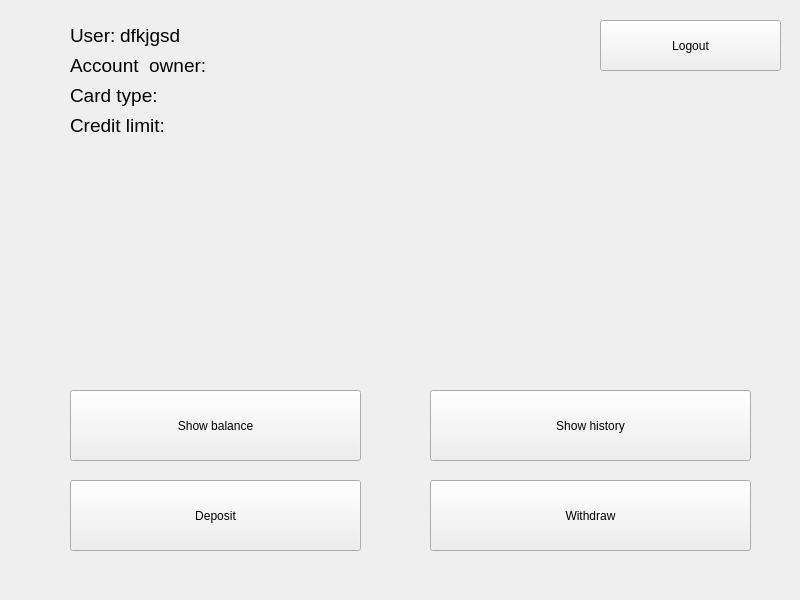
<?xml version="1.0" encoding="UTF-8"?>
<ui version="4.0">
 <class>MainWindow</class>
 <widget class="QMainWindow" name="MainWindow">
  <property name="geometry">
   <rect>
    <x>0</x>
    <y>0</y>
    <width>800</width>
    <height>600</height>
   </rect>
  </property>
  <property name="windowTitle">
   <string>MainWindow</string>
  </property>
  <widget class="QWidget" name="centralwidget">
   <widget class="QStackedWidget" name="stackedWidget">
    <property name="geometry">
     <rect>
      <x>0</x>
      <y>0</y>
      <width>801</width>
      <height>581</height>
     </rect>
    </property>
    <property name="currentIndex">
     <number>2</number>
    </property>
    <widget class="QWidget" name="page_login">
     <widget class="QLineEdit" name="lineEdit_cardNumber">
      <property name="geometry">
       <rect>
        <x>230</x>
        <y>320</y>
        <width>341</width>
        <height>51</height>
       </rect>
      </property>
     </widget>
     <widget class="QLineEdit" name="lineEdit_cardPin">
      <property name="geometry">
       <rect>
        <x>230</x>
        <y>400</y>
        <width>341</width>
        <height>51</height>
       </rect>
      </property>
      <property name="echoMode">
       <enum>QLineEdit::Password</enum>
      </property>
     </widget>
     <widget class="QPushButton" name="pushButtonLogin">
      <property name="geometry">
       <rect>
        <x>230</x>
        <y>490</y>
        <width>341</width>
        <height>51</height>
       </rect>
      </property>
      <property name="font">
       <font>
        <pointsize>14</pointsize>
       </font>
      </property>
      <property name="text">
       <string>Login</string>
      </property>
     </widget>
     <widget class="QLabel" name="label">
      <property name="geometry">
       <rect>
        <x>230</x>
        <y>290</y>
        <width>341</width>
        <height>31</height>
       </rect>
      </property>
      <property name="font">
       <font>
        <pointsize>14</pointsize>
       </font>
      </property>
      <property name="text">
       <string>Card number</string>
      </property>
      <property name="textFormat">
       <enum>Qt::AutoText</enum>
      </property>
     </widget>
     <widget class="QLabel" name="label_2">
      <property name="geometry">
       <rect>
        <x>230</x>
        <y>370</y>
        <width>341</width>
        <height>31</height>
       </rect>
      </property>
      <property name="font">
       <font>
        <pointsize>14</pointsize>
       </font>
      </property>
      <property name="text">
       <string>Pin code</string>
      </property>
      <property name="textFormat">
       <enum>Qt::AutoText</enum>
      </property>
     </widget>
     <widget class="QLabel" name="label_loginStatus">
      <property name="geometry">
       <rect>
        <x>230</x>
        <y>450</y>
        <width>341</width>
        <height>41</height>
       </rect>
      </property>
      <property name="font">
       <font>
        <pointsize>14</pointsize>
       </font>
      </property>
      <property name="text">
       <string/>
      </property>
     </widget>
    </widget>
    <widget class="QWidget" name="page_selectCardType">
     <widget class="QPushButton" name="pushButtonSelectDebit">
      <property name="geometry">
       <rect>
        <x>200</x>
        <y>470</y>
        <width>401</width>
        <height>71</height>
       </rect>
      </property>
      <property name="text">
       <string>Credit</string>
      </property>
     </widget>
     <widget class="QPushButton" name="pushButtonSelectCredit">
      <property name="geometry">
       <rect>
        <x>200</x>
        <y>370</y>
        <width>401</width>
        <height>71</height>
       </rect>
      </property>
      <property name="text">
       <string>Debit</string>
      </property>
     </widget>
    </widget>
    <widget class="QWidget" name="page_main">
     <widget class="QPushButton" name="pushButton_main_balance">
      <property name="geometry">
       <rect>
        <x>70</x>
        <y>390</y>
        <width>291</width>
        <height>71</height>
       </rect>
      </property>
      <property name="text">
       <string>Show balance</string>
      </property>
     </widget>
     <widget class="QPushButton" name="pushButtonLogout">
      <property name="geometry">
       <rect>
        <x>600</x>
        <y>20</y>
        <width>181</width>
        <height>51</height>
       </rect>
      </property>
      <property name="text">
       <string>Logout</string>
      </property>
     </widget>
     <widget class="QPushButton" name="pushButton_main_transactions">
      <property name="geometry">
       <rect>
        <x>430</x>
        <y>390</y>
        <width>321</width>
        <height>71</height>
       </rect>
      </property>
      <property name="text">
       <string>Show history</string>
      </property>
     </widget>
     <widget class="QPushButton" name="pushButtonDeposit">
      <property name="geometry">
       <rect>
        <x>70</x>
        <y>480</y>
        <width>291</width>
        <height>71</height>
       </rect>
      </property>
      <property name="text">
       <string>Deposit</string>
      </property>
     </widget>
     <widget class="QPushButton" name="pushButton_main_withdraw">
      <property name="geometry">
       <rect>
        <x>430</x>
        <y>480</y>
        <width>321</width>
        <height>71</height>
       </rect>
      </property>
      <property name="text">
       <string>Withdraw</string>
      </property>
     </widget>
     <widget class="QLabel" name="label_3">
      <property name="geometry">
       <rect>
        <x>70</x>
        <y>20</y>
        <width>51</width>
        <height>31</height>
       </rect>
      </property>
      <property name="font">
       <font>
        <pointsize>14</pointsize>
       </font>
      </property>
      <property name="text">
       <string>User:</string>
      </property>
     </widget>
     <widget class="QLabel" name="label_mainUsername">
      <property name="geometry">
       <rect>
        <x>120</x>
        <y>20</y>
        <width>461</width>
        <height>31</height>
       </rect>
      </property>
      <property name="font">
       <font>
        <pointsize>14</pointsize>
       </font>
      </property>
      <property name="text">
       <string>dfkjgsd</string>
      </property>
     </widget>
     <widget class="QLabel" name="label_12">
      <property name="geometry">
       <rect>
        <x>70</x>
        <y>50</y>
        <width>141</width>
        <height>31</height>
       </rect>
      </property>
      <property name="font">
       <font>
        <pointsize>14</pointsize>
       </font>
      </property>
      <property name="text">
       <string>Account  owner:</string>
      </property>
     </widget>
     <widget class="QLabel" name="label_13">
      <property name="geometry">
       <rect>
        <x>70</x>
        <y>80</y>
        <width>91</width>
        <height>31</height>
       </rect>
      </property>
      <property name="font">
       <font>
        <pointsize>14</pointsize>
       </font>
      </property>
      <property name="text">
       <string>Card type:</string>
      </property>
     </widget>
     <widget class="QLabel" name="label_main_creditLimitTitle">
      <property name="geometry">
       <rect>
        <x>70</x>
        <y>110</y>
        <width>101</width>
        <height>31</height>
       </rect>
      </property>
      <property name="font">
       <font>
        <pointsize>14</pointsize>
       </font>
      </property>
      <property name="text">
       <string>Credit limit:</string>
      </property>
     </widget>
     <widget class="QLabel" name="label_main_owner">
      <property name="geometry">
       <rect>
        <x>220</x>
        <y>50</y>
        <width>141</width>
        <height>31</height>
       </rect>
      </property>
      <property name="font">
       <font>
        <pointsize>14</pointsize>
       </font>
      </property>
      <property name="text">
       <string/>
      </property>
     </widget>
     <widget class="QLabel" name="label_main_cardType">
      <property name="geometry">
       <rect>
        <x>170</x>
        <y>80</y>
        <width>91</width>
        <height>31</height>
       </rect>
      </property>
      <property name="font">
       <font>
        <pointsize>14</pointsize>
       </font>
      </property>
      <property name="text">
       <string/>
      </property>
     </widget>
     <widget class="QLabel" name="label_main_creditLimit">
      <property name="geometry">
       <rect>
        <x>180</x>
        <y>110</y>
        <width>101</width>
        <height>31</height>
       </rect>
      </property>
      <property name="font">
       <font>
        <pointsize>14</pointsize>
       </font>
      </property>
      <property name="text">
       <string/>
      </property>
     </widget>
    </widget>
    <widget class="QWidget" name="page_showbalance">
     <widget class="QPushButton" name="pushButton_balance_back">
      <property name="geometry">
       <rect>
        <x>600</x>
        <y>20</y>
        <width>181</width>
        <height>51</height>
       </rect>
      </property>
      <property name="text">
       <string>Back</string>
      </property>
     </widget>
     <widget class="QLabel" name="label_4">
      <property name="geometry">
       <rect>
        <x>20</x>
        <y>50</y>
        <width>151</width>
        <height>21</height>
       </rect>
      </property>
      <property name="font">
       <font>
        <pointsize>14</pointsize>
       </font>
      </property>
      <property name="text">
       <string>Account balance:</string>
      </property>
     </widget>
     <widget class="QLabel" name="label_5">
      <property name="geometry">
       <rect>
        <x>20</x>
        <y>10</y>
        <width>141</width>
        <height>31</height>
       </rect>
      </property>
      <property name="font">
       <font>
        <pointsize>14</pointsize>
       </font>
      </property>
      <property name="text">
       <string>Account owner:</string>
      </property>
     </widget>
     <widget class="QLabel" name="label_balance_ownerName">
      <property name="geometry">
       <rect>
        <x>160</x>
        <y>10</y>
        <width>201</width>
        <height>31</height>
       </rect>
      </property>
      <property name="font">
       <font>
        <pointsize>14</pointsize>
       </font>
      </property>
      <property name="text">
       <string/>
      </property>
     </widget>
     <widget class="QListWidget" name="listWidget_balance_transactions">
      <property name="geometry">
       <rect>
        <x>20</x>
        <y>220</y>
        <width>751</width>
        <height>341</height>
       </rect>
      </property>
      <property name="font">
       <font>
        <pointsize>14</pointsize>
       </font>
      </property>
     </widget>
     <widget class="QLabel" name="label_7">
      <property name="geometry">
       <rect>
        <x>20</x>
        <y>190</y>
        <width>731</width>
        <height>31</height>
       </rect>
      </property>
      <property name="font">
       <font>
        <pointsize>14</pointsize>
       </font>
      </property>
      <property name="text">
       <string>Transaction history</string>
      </property>
     </widget>
     <widget class="QLabel" name="label_11">
      <property name="geometry">
       <rect>
        <x>20</x>
        <y>80</y>
        <width>91</width>
        <height>21</height>
       </rect>
      </property>
      <property name="font">
       <font>
        <pointsize>14</pointsize>
       </font>
      </property>
      <property name="text">
       <string>Card type:</string>
      </property>
     </widget>
     <widget class="QLabel" name="label_balance_creditLimitTitle">
      <property name="geometry">
       <rect>
        <x>20</x>
        <y>110</y>
        <width>101</width>
        <height>21</height>
       </rect>
      </property>
      <property name="font">
       <font>
        <pointsize>14</pointsize>
       </font>
      </property>
      <property name="text">
       <string>Credit limit:</string>
      </property>
     </widget>
     <widget class="QLabel" name="label_balance_cardType">
      <property name="geometry">
       <rect>
        <x>120</x>
        <y>80</y>
        <width>91</width>
        <height>21</height>
       </rect>
      </property>
      <property name="font">
       <font>
        <pointsize>14</pointsize>
       </font>
      </property>
      <property name="text">
       <string/>
      </property>
     </widget>
     <widget class="QLabel" name="label_balance_creditLimit">
      <property name="geometry">
       <rect>
        <x>120</x>
        <y>110</y>
        <width>101</width>
        <height>21</height>
       </rect>
      </property>
      <property name="font">
       <font>
        <pointsize>14</pointsize>
       </font>
      </property>
      <property name="text">
       <string/>
      </property>
     </widget>
     <widget class="QLabel" name="label_balance_balance">
      <property name="geometry">
       <rect>
        <x>170</x>
        <y>50</y>
        <width>151</width>
        <height>21</height>
       </rect>
      </property>
      <property name="font">
       <font>
        <pointsize>14</pointsize>
       </font>
      </property>
      <property name="text">
       <string/>
      </property>
     </widget>
    </widget>
    <widget class="QWidget" name="page_deposit">
     <widget class="QPushButton" name="pushButtonBackDeposit">
      <property name="geometry">
       <rect>
        <x>620</x>
        <y>20</y>
        <width>161</width>
        <height>71</height>
       </rect>
      </property>
      <property name="text">
       <string>Back</string>
      </property>
     </widget>
     <widget class="QPushButton" name="pushButton_deposit_depositCustom">
      <property name="geometry">
       <rect>
        <x>400</x>
        <y>510</y>
        <width>251</width>
        <height>51</height>
       </rect>
      </property>
      <property name="font">
       <font>
        <pointsize>14</pointsize>
       </font>
      </property>
      <property name="text">
       <string>Deposit</string>
      </property>
     </widget>
     <widget class="QLineEdit" name="lineEdit_deposit_amount">
      <property name="geometry">
       <rect>
        <x>120</x>
        <y>510</y>
        <width>261</width>
        <height>51</height>
       </rect>
      </property>
      <property name="font">
       <font>
        <pointsize>14</pointsize>
       </font>
      </property>
     </widget>
     <widget class="QLabel" name="label_deposit_status">
      <property name="geometry">
       <rect>
        <x>90</x>
        <y>200</y>
        <width>621</width>
        <height>31</height>
       </rect>
      </property>
      <property name="font">
       <font>
        <pointsize>14</pointsize>
       </font>
      </property>
      <property name="text">
       <string/>
      </property>
     </widget>
     <widget class="QLabel" name="label_6">
      <property name="geometry">
       <rect>
        <x>100</x>
        <y>470</y>
        <width>261</width>
        <height>31</height>
       </rect>
      </property>
      <property name="font">
       <font>
        <pointsize>14</pointsize>
       </font>
      </property>
      <property name="text">
       <string>Deposit amount</string>
      </property>
     </widget>
     <widget class="QLabel" name="label_10">
      <property name="geometry">
       <rect>
        <x>110</x>
        <y>50</y>
        <width>71</width>
        <height>31</height>
       </rect>
      </property>
      <property name="font">
       <font>
        <pointsize>14</pointsize>
       </font>
      </property>
      <property name="text">
       <string>Balance:</string>
      </property>
     </widget>
     <widget class="QLabel" name="label_deposit_balance">
      <property name="geometry">
       <rect>
        <x>190</x>
        <y>50</y>
        <width>351</width>
        <height>31</height>
       </rect>
      </property>
      <property name="font">
       <font>
        <pointsize>14</pointsize>
       </font>
      </property>
      <property name="text">
       <string/>
      </property>
     </widget>
     <widget class="QLabel" name="label_21">
      <property name="geometry">
       <rect>
        <x>110</x>
        <y>80</y>
        <width>91</width>
        <height>31</height>
       </rect>
      </property>
      <property name="font">
       <font>
        <pointsize>14</pointsize>
       </font>
      </property>
      <property name="text">
       <string>Card type:</string>
      </property>
     </widget>
     <widget class="QLabel" name="label_deposit_creditLimitTitle">
      <property name="geometry">
       <rect>
        <x>110</x>
        <y>110</y>
        <width>101</width>
        <height>31</height>
       </rect>
      </property>
      <property name="font">
       <font>
        <pointsize>14</pointsize>
       </font>
      </property>
      <property name="text">
       <string>Credit limit:</string>
      </property>
     </widget>
     <widget class="QLabel" name="label_deposit_creditLimit">
      <property name="geometry">
       <rect>
        <x>210</x>
        <y>110</y>
        <width>101</width>
        <height>31</height>
       </rect>
      </property>
      <property name="font">
       <font>
        <pointsize>14</pointsize>
       </font>
      </property>
      <property name="text">
       <string/>
      </property>
     </widget>
     <widget class="QLabel" name="label_deposit_cardType">
      <property name="geometry">
       <rect>
        <x>210</x>
        <y>80</y>
        <width>91</width>
        <height>31</height>
       </rect>
      </property>
      <property name="font">
       <font>
        <pointsize>14</pointsize>
       </font>
      </property>
      <property name="text">
       <string/>
      </property>
     </widget>
     <widget class="QPushButton" name="pushButton_deposit_deposit20">
      <property name="geometry">
       <rect>
        <x>90</x>
        <y>250</y>
        <width>271</width>
        <height>61</height>
       </rect>
      </property>
      <property name="font">
       <font>
        <pointsize>14</pointsize>
       </font>
      </property>
      <property name="text">
       <string>20</string>
      </property>
     </widget>
     <widget class="QPushButton" name="pushButton_deposit_deposit40">
      <property name="geometry">
       <rect>
        <x>90</x>
        <y>320</y>
        <width>271</width>
        <height>61</height>
       </rect>
      </property>
      <property name="font">
       <font>
        <pointsize>14</pointsize>
       </font>
      </property>
      <property name="text">
       <string>40</string>
      </property>
     </widget>
     <widget class="QPushButton" name="pushButton_deposit_deposit660">
      <property name="geometry">
       <rect>
        <x>90</x>
        <y>390</y>
        <width>271</width>
        <height>61</height>
       </rect>
      </property>
      <property name="font">
       <font>
        <pointsize>14</pointsize>
       </font>
      </property>
      <property name="text">
       <string>60</string>
      </property>
     </widget>
     <widget class="QPushButton" name="pushButton_deposit_deposit80">
      <property name="geometry">
       <rect>
        <x>450</x>
        <y>250</y>
        <width>271</width>
        <height>61</height>
       </rect>
      </property>
      <property name="font">
       <font>
        <pointsize>14</pointsize>
       </font>
      </property>
      <property name="text">
       <string>80</string>
      </property>
     </widget>
     <widget class="QPushButton" name="pushButton_deposit_deposit100">
      <property name="geometry">
       <rect>
        <x>450</x>
        <y>320</y>
        <width>271</width>
        <height>61</height>
       </rect>
      </property>
      <property name="font">
       <font>
        <pointsize>14</pointsize>
       </font>
      </property>
      <property name="text">
       <string>100</string>
      </property>
     </widget>
     <widget class="QPushButton" name="pushButton_deposit_deposit200">
      <property name="geometry">
       <rect>
        <x>450</x>
        <y>390</y>
        <width>271</width>
        <height>61</height>
       </rect>
      </property>
      <property name="font">
       <font>
        <pointsize>14</pointsize>
       </font>
      </property>
      <property name="text">
       <string>200</string>
      </property>
     </widget>
    </widget>
    <widget class="QWidget" name="page_transactions">
     <widget class="QListWidget" name="listWidget_transactions">
      <property name="geometry">
       <rect>
        <x>20</x>
        <y>191</y>
        <width>761</width>
        <height>371</height>
       </rect>
      </property>
      <property name="font">
       <font>
        <pointsize>14</pointsize>
       </font>
      </property>
     </widget>
     <widget class="QPushButton" name="pushButton_transactions_back">
      <property name="geometry">
       <rect>
        <x>600</x>
        <y>20</y>
        <width>161</width>
        <height>51</height>
       </rect>
      </property>
      <property name="font">
       <font>
        <pointsize>14</pointsize>
       </font>
      </property>
      <property name="text">
       <string>Back</string>
      </property>
     </widget>
     <widget class="QPushButton" name="pushButton_transactions_next">
      <property name="geometry">
       <rect>
        <x>420</x>
        <y>130</y>
        <width>241</width>
        <height>51</height>
       </rect>
      </property>
      <property name="font">
       <font>
        <pointsize>14</pointsize>
       </font>
      </property>
      <property name="text">
       <string>Next</string>
      </property>
     </widget>
     <widget class="QPushButton" name="pushButton_transactions_previous">
      <property name="geometry">
       <rect>
        <x>140</x>
        <y>130</y>
        <width>231</width>
        <height>51</height>
       </rect>
      </property>
      <property name="font">
       <font>
        <pointsize>14</pointsize>
       </font>
      </property>
      <property name="text">
       <string>Previous</string>
      </property>
     </widget>
    </widget>
    <widget class="QWidget" name="page_withdraw">
     <widget class="QPushButton" name="pushButton_withdraw_withdraw20">
      <property name="geometry">
       <rect>
        <x>90</x>
        <y>250</y>
        <width>251</width>
        <height>51</height>
       </rect>
      </property>
      <property name="text">
       <string>20</string>
      </property>
     </widget>
     <widget class="QPushButton" name="pushButton_withdraw_withdraw40">
      <property name="geometry">
       <rect>
        <x>90</x>
        <y>310</y>
        <width>251</width>
        <height>51</height>
       </rect>
      </property>
      <property name="text">
       <string>40</string>
      </property>
     </widget>
     <widget class="QPushButton" name="pushButton_withdraw_withdraw60">
      <property name="geometry">
       <rect>
        <x>90</x>
        <y>370</y>
        <width>251</width>
        <height>51</height>
       </rect>
      </property>
      <property name="text">
       <string>60</string>
      </property>
     </widget>
     <widget class="QPushButton" name="pushButton_withdraw_withdraw80">
      <property name="geometry">
       <rect>
        <x>450</x>
        <y>250</y>
        <width>251</width>
        <height>51</height>
       </rect>
      </property>
      <property name="text">
       <string>80</string>
      </property>
     </widget>
     <widget class="QPushButton" name="pushButton_withdraw_withdraw100">
      <property name="geometry">
       <rect>
        <x>450</x>
        <y>310</y>
        <width>251</width>
        <height>51</height>
       </rect>
      </property>
      <property name="text">
       <string>100</string>
      </property>
     </widget>
     <widget class="QPushButton" name="pushButton_withdraw_withdraw200">
      <property name="geometry">
       <rect>
        <x>450</x>
        <y>370</y>
        <width>251</width>
        <height>51</height>
       </rect>
      </property>
      <property name="text">
       <string>200</string>
      </property>
     </widget>
     <widget class="QPushButton" name="pushButton_withdraw_withdrawCustom">
      <property name="geometry">
       <rect>
        <x>400</x>
        <y>510</y>
        <width>251</width>
        <height>51</height>
       </rect>
      </property>
      <property name="font">
       <font>
        <pointsize>14</pointsize>
       </font>
      </property>
      <property name="text">
       <string>Withdraw</string>
      </property>
     </widget>
     <widget class="QLineEdit" name="lineEdit_withdraw_withdrawCustom">
      <property name="geometry">
       <rect>
        <x>120</x>
        <y>510</y>
        <width>261</width>
        <height>51</height>
       </rect>
      </property>
     </widget>
     <widget class="QLabel" name="label_8">
      <property name="geometry">
       <rect>
        <x>80</x>
        <y>40</y>
        <width>81</width>
        <height>31</height>
       </rect>
      </property>
      <property name="font">
       <font>
        <pointsize>14</pointsize>
       </font>
      </property>
      <property name="text">
       <string>Balance:</string>
      </property>
     </widget>
     <widget class="QLabel" name="label_withdraw_balance">
      <property name="geometry">
       <rect>
        <x>170</x>
        <y>40</y>
        <width>531</width>
        <height>31</height>
       </rect>
      </property>
      <property name="font">
       <font>
        <pointsize>14</pointsize>
       </font>
      </property>
      <property name="text">
       <string/>
      </property>
     </widget>
     <widget class="QLabel" name="label_9">
      <property name="geometry">
       <rect>
        <x>80</x>
        <y>70</y>
        <width>91</width>
        <height>31</height>
       </rect>
      </property>
      <property name="font">
       <font>
        <pointsize>14</pointsize>
       </font>
      </property>
      <property name="text">
       <string>Card type:</string>
      </property>
     </widget>
     <widget class="QLabel" name="label_withdraw_cardType">
      <property name="geometry">
       <rect>
        <x>180</x>
        <y>70</y>
        <width>521</width>
        <height>31</height>
       </rect>
      </property>
      <property name="font">
       <font>
        <pointsize>14</pointsize>
       </font>
      </property>
      <property name="text">
       <string/>
      </property>
     </widget>
     <widget class="QLabel" name="label_withdraw_creditLimitTitle">
      <property name="geometry">
       <rect>
        <x>80</x>
        <y>100</y>
        <width>111</width>
        <height>31</height>
       </rect>
      </property>
      <property name="font">
       <font>
        <pointsize>14</pointsize>
       </font>
      </property>
      <property name="text">
       <string>Credit limit:</string>
      </property>
     </widget>
     <widget class="QLabel" name="label_withdraw_status">
      <property name="geometry">
       <rect>
        <x>90</x>
        <y>190</y>
        <width>611</width>
        <height>31</height>
       </rect>
      </property>
      <property name="font">
       <font>
        <pointsize>14</pointsize>
       </font>
      </property>
      <property name="text">
       <string/>
      </property>
     </widget>
     <widget class="QLabel" name="label_withdraw_creditLimit">
      <property name="geometry">
       <rect>
        <x>180</x>
        <y>100</y>
        <width>111</width>
        <height>31</height>
       </rect>
      </property>
      <property name="font">
       <font>
        <pointsize>14</pointsize>
       </font>
      </property>
      <property name="text">
       <string/>
      </property>
     </widget>
     <widget class="QPushButton" name="pushButton_withdraw_back">
      <property name="geometry">
       <rect>
        <x>610</x>
        <y>20</y>
        <width>171</width>
        <height>51</height>
       </rect>
      </property>
      <property name="text">
       <string>Back</string>
      </property>
     </widget>
     <widget class="QLabel" name="label_withdraw_creditLimitTitle_2">
      <property name="geometry">
       <rect>
        <x>120</x>
        <y>470</y>
        <width>261</width>
        <height>31</height>
       </rect>
      </property>
      <property name="font">
       <font>
        <pointsize>14</pointsize>
       </font>
      </property>
      <property name="text">
       <string>Withdraw amount</string>
      </property>
     </widget>
    </widget>
   </widget>
  </widget>
  <widget class="QMenuBar" name="menubar">
   <property name="geometry">
    <rect>
     <x>0</x>
     <y>0</y>
     <width>800</width>
     <height>20</height>
    </rect>
   </property>
  </widget>
 </widget>
 <resources/>
 <connections/>
</ui>
